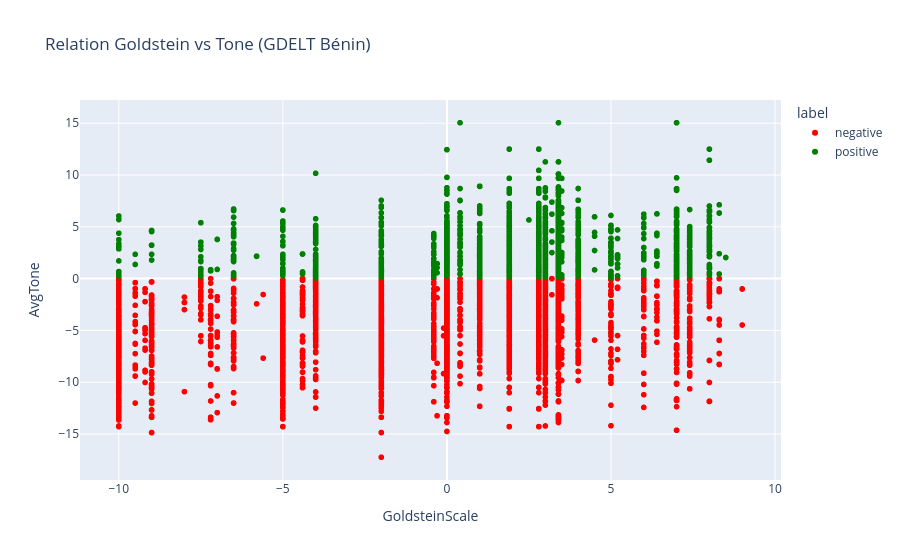

The code cell stored with this chart in its notebook:
### Code cell
df["label"] = df["AvgTone"].apply(lambda x: "positive" if x > 0 else "negative")

fig = px.scatter(
    df,
    x="GoldsteinScale",
    y="AvgTone",
    color="label",
    color_discrete_map={
        "positive": "green",
        "negative": "red"
    },
    title="Relation Goldstein vs Tone (GDELT Bénin)"
)

fig.show()

### Figure 1 — Plotly figure (JSON) as saved in the notebook; plotly's stock layout.template omitted (floating-point values rounded to 4 significant figures; data arrays with more than 128 entries replaced by an {"elided": "..."} marker saying what was removed)
{"data": [{"hovertemplate": "label=negative<br>GoldsteinScale=%{x}<br>AvgTone=%{y}<extra></extra>", "legendgroup": "negative", "marker": {"color": "red", "symbol": "circle"}, "mode": "markers", "name": "negative", "showlegend": true, "type": "scattergl", "x": {"elided": "6154 float values"}, "xaxis": "x", "y": {"elided": "6154 float values"}, "yaxis": "y"}, {"hovertemplate": "label=positive<br>GoldsteinScale=%{x}<br>AvgTone=%{y}<extra></extra>", "legendgroup": "positive", "marker": {"color": "green", "symbol": "circle"}, "mode": "markers", "name": "positive", "showlegend": true, "type": "scattergl", "x": {"elided": "3673 float values"}, "xaxis": "x", "y": {"elided": "3673 float values"}, "yaxis": "y"}], "layout": {"legend": {"title": {"text": "label"}, "tracegroupgap": 0}, "title": {"text": "Relation Goldstein vs Tone (GDELT Bénin)"}, "xaxis": {"anchor": "y", "domain": [0, 1], "title": {"text": "GoldsteinScale"}}, "yaxis": {"anchor": "x", "domain": [0, 1], "title": {"text": "AvgTone"}}}}
